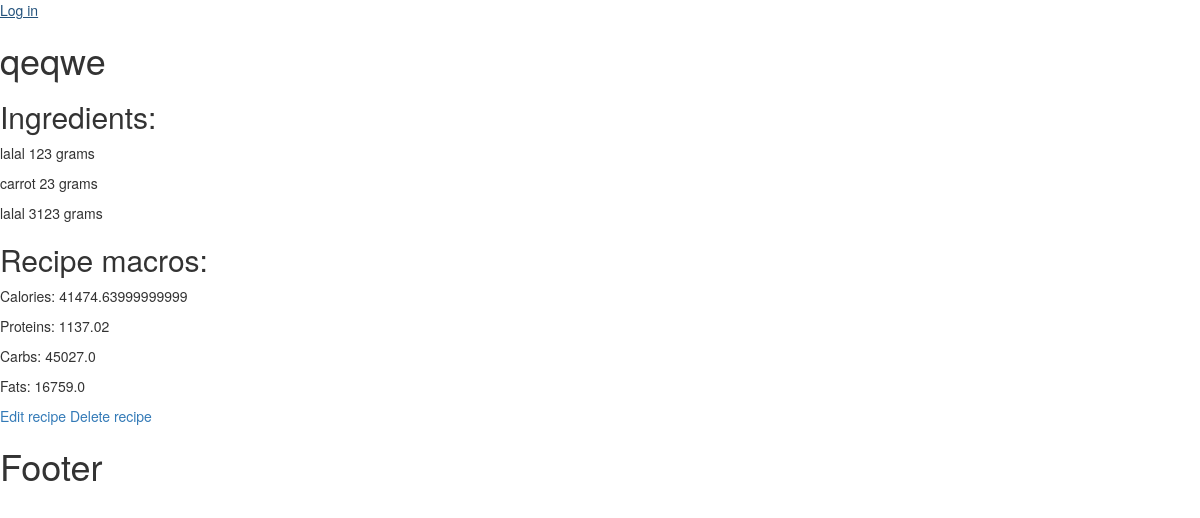
The app's page /recipes/details_recipe/4 with its own data.
### recipes/models.py (models this page shows, shortened)
class Recipe(models.Model):
    title = models.CharField(max_length=40)
    photo = models.ImageField(upload_to='recipe_photos', null=True, blank=True)
    ingredients = models.ManyToManyField(Ingredient, through='RecipeIngredient')
    instruction = models.TextField(max_length=300, null=True, blank=True)
    calories = models.FloatField(null=True, blank=True)
    proteins = models.FloatField(null=True, blank=True)
    carbs = models.FloatField(null=True, blank=True)
    fats = models.FloatField(null=True, blank=True)
    share = models.BooleanField(default=False)
    approved_for_sharing = models.BooleanField(default=False)
    user = models.ForeignKey(User, on_delete=models.CASCADE)
    class Meta:
        permissions = [
            ('approve_recipe', 'Can approve recipes for sharing')
        ]

class RecipeIngredient(models.Model):
    MEASURING_TYPES = [
        ('1', 'grams'),
        ('1000', 'kilograms')
    ]
    recipe = models.ForeignKey(Recipe, on_delete=models.CASCADE)
    ingredient = models.ForeignKey(Ingredient, on_delete=models.CASCADE)
    quantity = models.IntegerField()
    measurements = models.CharField(max_length=21, choices=MEASURING_TYPES)

### ingredients/models.py (models this page shows, shortened)
class Ingredient(models.Model):
    INGREDIENT_TYPES = [
        ("FRUITS", "FRUITS"),
        ("PROTEIN", "PROTEIN"),
        ("VEGETABLES", "VEGETABLES"),
        ("DAIRY", "DAIRY"),
        ("GRAINS", "GRAINS")]
    name = models.CharField(max_length=100)
    calories_per_gram = models.FloatField()
    proteins_per_gram = models.FloatField()
    carbs_per_gram = models.FloatField()
    fats_per_gram = models.FloatField()
    ingredient_type = models.CharField(max_length=30, choices=INGREDIENT_TYPES)
    user = models.ForeignKey(User, on_delete=models.CASCADE)

### recipes/views.py (the view)
# urls.py: path('details_recipe/<int:pk>', recipe_details, name='details recipe page'),
def recipe_details(request, pk):
    recipe = Recipe.objects.get(pk=pk)
    ingredients = recipe.recipeingredient_set.all()
    context = {
        'recipe': recipe,
        'ingredients': ingredients
    }
    return render(request, 'recipes/details_recipe.html', context=context)

### templates/recipes/details_recipe.html (shortened to what this page needs)
{% extends 'base.html' %}
{% block main_content %}
    <div>
        <h1>{{ recipe.title }}</h1>
        <h2>Ingredients: </h2>
        {% for ingredient in ingredients %}
            <div>
                {% if ingredient.measurements == "1000" %}
                    <p>{{ ingredient.ingredient.name }} {{ ingredient.quantity }} kg</p>
                {% else %}
                    <p>{{ ingredient.ingredient.name }} {{ ingredient.quantity }} grams</p>
                {% endif %}
            </div>
        {% endfor %}
        <h2>Recipe macros:</h2>
        <p>Calories: {{ recipe.calories }}</p>
        <p>Proteins: {{ recipe.proteins }}</p>
        <p>Carbs: {{ recipe.carbs }}</p>
        <p>Fats: {{ recipe.fats }}</p>
    </div>
    <a href="{% url 'edit recipe page' pk=recipe.pk %}">Edit recipe</a>
    <a href="{% url 'delete recipe page' pk=recipe.pk %}">Delete recipe</a>
{% endblock %}

### records on screen
Recipe: title "qeqwe", calories "41474.63999999999", proteins "1137.02", carbs "45027.0", fats "16759.0"
RecipeIngredient: ingredient.name "lalal", quantity "123"
RecipeIngredient: ingredient.name "carrot", quantity "23"
RecipeIngredient: ingredient.name "lalal", quantity "3123"
